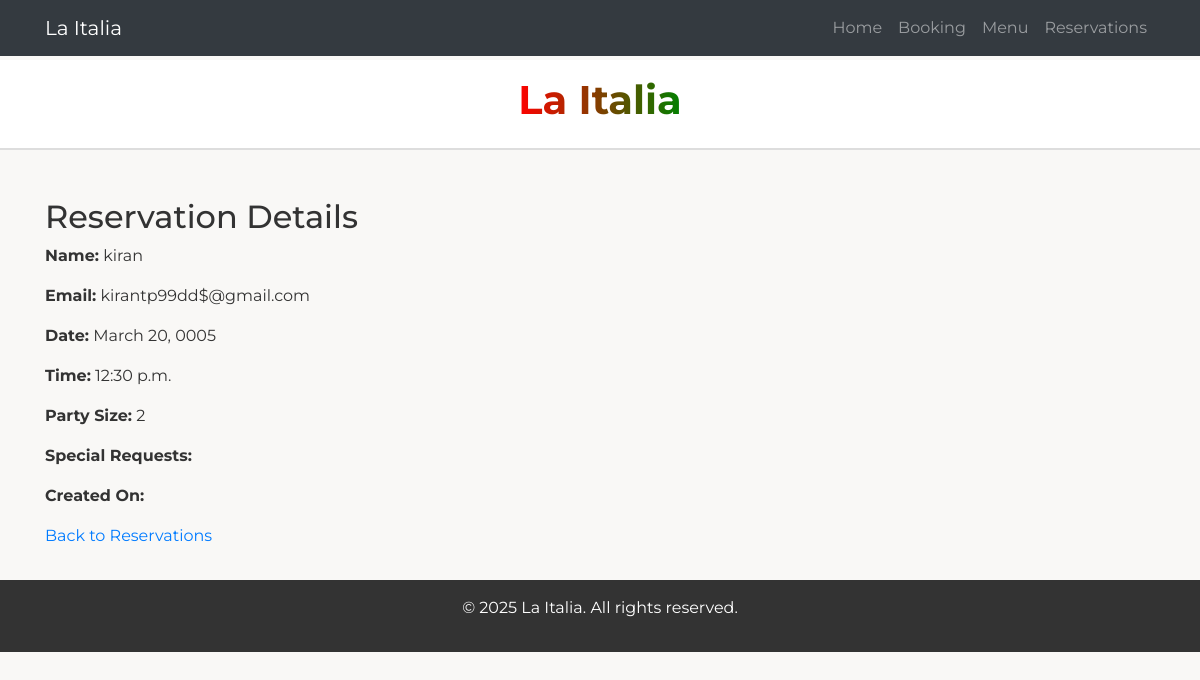
Before: /reservations/1/ with the older database file.
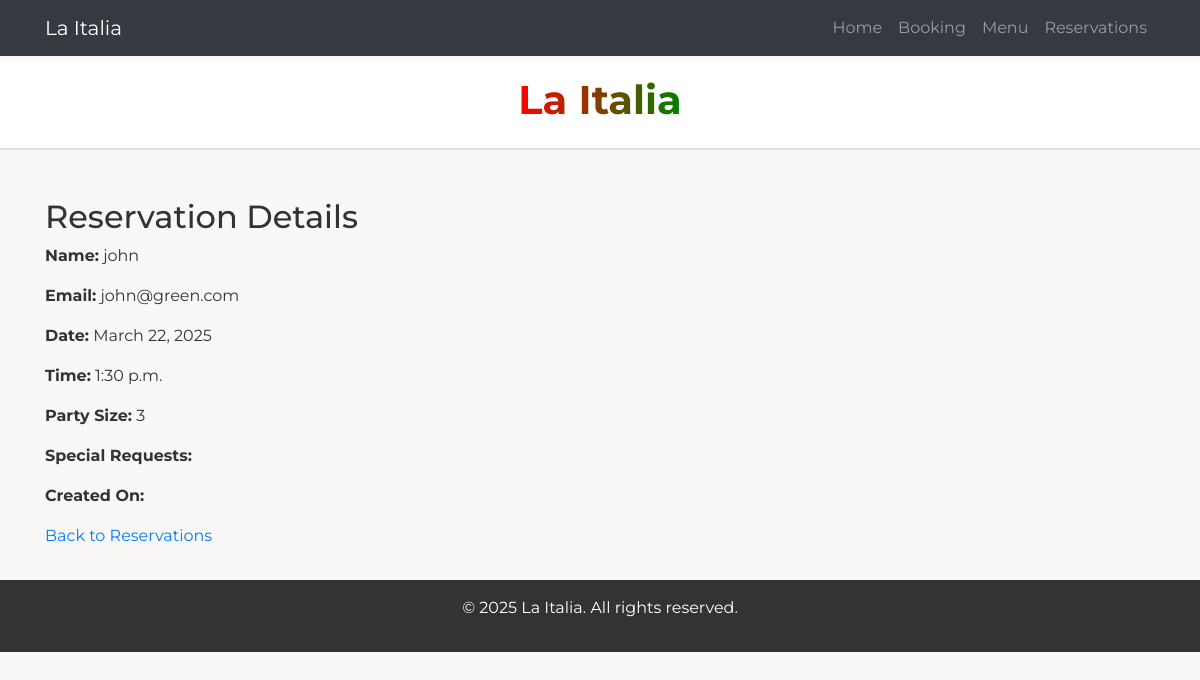
After: the same page with the newer database file.
### hello_world/models.py (models this page shows, shortened)
class Reservation(models.Model):
    name = models.CharField(max_length=100)
    email = models.EmailField()
    date = models.DateField()
    time = models.TimeField()
    party_size = models.PositiveIntegerField()
    seating_type = models.CharField(
        max_length=10,
        choices=[
            ('TABLE', 'Table Seating'), ('COUNTER', 'Counter Seating')
        ]
    )
    status = models.CharField(
        max_length=20,
        default='AWAITING',
        choices=[
            ('CONFIRMED', 'Booking Confirmed'),
            ('CANCELLED', 'Booking Cancelled'),
            ('AWAITING', 'Awaiting Response'),
            ('DUPLICATE', 'Multiple Bookings - Contact')
        ]
    )
    cancel_token = models.UUIDField(default=uuid.uuid4, unique=True, editable=False)

### hello_world/views.py (the view)
# urls.py: path('reservations/<int:pk>/', views.reservation_detail, name='reservation_detail'),
def reservation_detail(request, pk):
    reservation = get_object_or_404(Reservation, pk=pk)
    return render(request, 'hello_world/reservation_detail.html', {'reservation': reservation})
    return HttpResponse("Unauthorized access. Please enter the correct password.")

### hello_world/templates/hello_world/reservation_detail.html
{% extends "hello_world/base.html" %}
{% block content %}
<h2>Reservation Details</h2>
<p><strong>Name:</strong> {{ reservation.name }}</p>
<p><strong>Email:</strong> {{ reservation.email }}</p>
<p><strong>Date:</strong> {{ reservation.date }}</p>
<p><strong>Time:</strong> {{ reservation.time }}</p>
<p><strong>Party Size:</strong> {{ reservation.party_size }}</p>
<p><strong>Special Requests:</strong> {{ reservation.special_requests }}</p>
<p><strong>Created On:</strong> {{ reservation.created_on }}</p>
<p>
  <a href="{% url 'reservation_list' %}">Back to Reservations</a>
</p>
{% endblock content %}

### hello_world/templates/hello_world/base.html (shortened to what this page needs)
<!DOCTYPE html>
<html lang="en">
<head>
  <link rel="stylesheet" href="https://stackpath.bootstrapcdn.com/bootstrap/4.5.2/css/bootstrap.min.css">
</head>
<body>
  <header>
    <h1 class="restaurant-name"><span>La Italia</span></h1>
  </header>
  <nav class="navbar navbar-expand-lg navbar-dark bg-dark fixed-top">
    <div class="container">
      <a class="navbar-brand" href="/">La Italia</a>
      <div class="collapse navbar-collapse" id="navbarResponsive">
        <ul class="navbar-nav ml-auto">
          <li class="nav-item"><a class="nav-link" href="/">Home</a></li>
          <li class="nav-item"><a class="nav-link" href="/booking">Booking</a></li>
          <li class="nav-item"><a class="nav-link" href="/menu">Menu</a></li>
          <li class="nav-item"><a class="nav-link" href="/reservations">Reservations</a></li>
        </ul>
      </div>
    </div>
  </nav>
  <div class="container mt-5">
    {% block content %}
    {% endblock content %}
  </div>
  <footer>
    <p>&copy; 2025 La Italia. All rights reserved.</p>
  </footer>
</body>
</html>

### hello_world/templates/hello_world/base.html (style rules this page uses)
body { background-color: #f9f8f6; font-family: 'Montserrat', sans-serif; color: #333; padding-top: 60px; }
header { background-color: #fff; padding: 1em 0; text-align: center; border-bottom: 2px solid #ddd; }
.restaurant-name { font-size: 2.5rem; font-weight: 700; }
.restaurant-name span { background: linear-gradient(to right, red, green); -webkit-background-clip: text; -webkit-text-fill-color: transparent; }
footer { background-color: #333; color: #fff; text-align: center; padding: 1em; margin-top: 2em; }

Changed rows visible on the page:
changed Reservation: name "kiran" → "john"; email "kirantp99dd$@gmail.com" → "john@green.com"; date "March 20, 0005" → "March 22, 2025"; time "12:30 p.m." → "1:30 p.m."; party_size "2" → "3"
